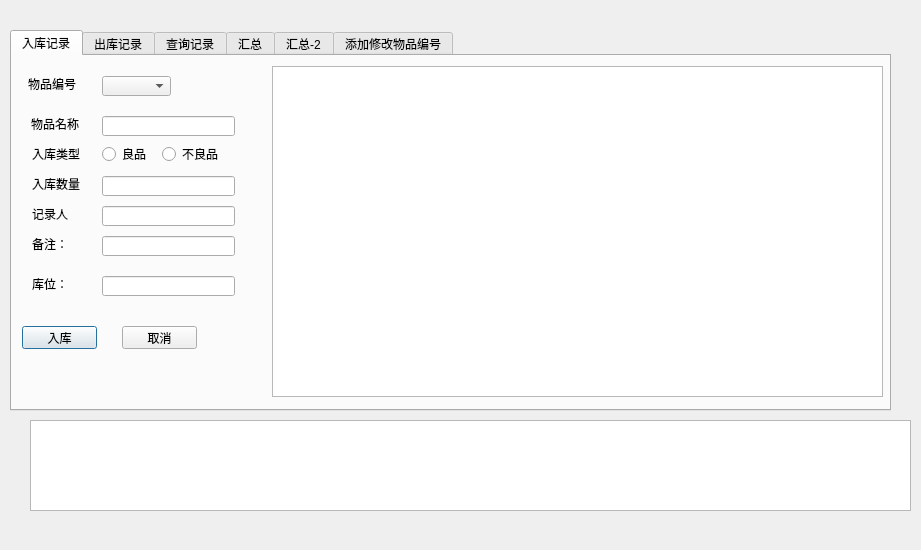
<?xml version="1.0" encoding="UTF-8"?>
<ui version="4.0">
 <class>Dialog</class>
 <widget class="QDialog" name="Dialog">
  <property name="geometry">
   <rect>
    <x>0</x>
    <y>0</y>
    <width>921</width>
    <height>550</height>
   </rect>
  </property>
  <property name="windowTitle">
   <string>Dialog</string>
  </property>
  <widget class="QTabWidget" name="tabWidget">
   <property name="geometry">
    <rect>
     <x>10</x>
     <y>30</y>
     <width>881</width>
     <height>381</height>
    </rect>
   </property>
   <property name="currentIndex">
    <number>0</number>
   </property>
   <widget class="QWidget" name="tab">
    <attribute name="title">
     <string>入库记录</string>
    </attribute>
    <widget class="QLabel" name="label">
     <property name="geometry">
      <rect>
       <x>16</x>
       <y>20</y>
       <width>48</width>
       <height>16</height>
      </rect>
     </property>
     <property name="text">
      <string>物品编号</string>
     </property>
    </widget>
    <widget class="QLabel" name="label_2">
     <property name="geometry">
      <rect>
       <x>19</x>
       <y>60</y>
       <width>48</width>
       <height>16</height>
      </rect>
     </property>
     <property name="text">
      <string>物品名称</string>
     </property>
    </widget>
    <widget class="QLabel" name="label_3">
     <property name="geometry">
      <rect>
       <x>20</x>
       <y>90</y>
       <width>48</width>
       <height>16</height>
      </rect>
     </property>
     <property name="text">
      <string>入库类型</string>
     </property>
    </widget>
    <widget class="QLabel" name="label_4">
     <property name="geometry">
      <rect>
       <x>20</x>
       <y>120</y>
       <width>48</width>
       <height>16</height>
      </rect>
     </property>
     <property name="text">
      <string>入库数量</string>
     </property>
    </widget>
    <widget class="QLabel" name="label_5">
     <property name="geometry">
      <rect>
       <x>20</x>
       <y>150</y>
       <width>36</width>
       <height>16</height>
      </rect>
     </property>
     <property name="text">
      <string>记录人</string>
     </property>
    </widget>
    <widget class="QLineEdit" name="lineEdit">
     <property name="geometry">
      <rect>
       <x>90</x>
       <y>60</y>
       <width>133</width>
       <height>20</height>
      </rect>
     </property>
    </widget>
    <widget class="QLineEdit" name="lineEdit_2">
     <property name="geometry">
      <rect>
       <x>90</x>
       <y>120</y>
       <width>133</width>
       <height>20</height>
      </rect>
     </property>
    </widget>
    <widget class="QLineEdit" name="lineEdit_4">
     <property name="geometry">
      <rect>
       <x>90</x>
       <y>150</y>
       <width>133</width>
       <height>20</height>
      </rect>
     </property>
    </widget>
    <widget class="QRadioButton" name="radioButton">
     <property name="geometry">
      <rect>
       <x>90</x>
       <y>90</y>
       <width>47</width>
       <height>16</height>
      </rect>
     </property>
     <property name="text">
      <string>良品</string>
     </property>
    </widget>
    <widget class="QRadioButton" name="radioButton_2">
     <property name="geometry">
      <rect>
       <x>150</x>
       <y>90</y>
       <width>59</width>
       <height>16</height>
      </rect>
     </property>
     <property name="text">
      <string>不良品</string>
     </property>
    </widget>
    <widget class="QComboBox" name="prono">
     <property name="geometry">
      <rect>
       <x>90</x>
       <y>20</y>
       <width>69</width>
       <height>20</height>
      </rect>
     </property>
    </widget>
    <widget class="QLabel" name="label_12">
     <property name="geometry">
      <rect>
       <x>20</x>
       <y>180</y>
       <width>36</width>
       <height>16</height>
      </rect>
     </property>
     <property name="text">
      <string>备注：</string>
     </property>
    </widget>
    <widget class="QPushButton" name="pushButton">
     <property name="geometry">
      <rect>
       <x>10</x>
       <y>270</y>
       <width>75</width>
       <height>23</height>
      </rect>
     </property>
     <property name="text">
      <string>入库</string>
     </property>
    </widget>
    <widget class="QLineEdit" name="lineEdit_8">
     <property name="geometry">
      <rect>
       <x>90</x>
       <y>180</y>
       <width>133</width>
       <height>20</height>
      </rect>
     </property>
    </widget>
    <widget class="QPushButton" name="pushButton_2">
     <property name="geometry">
      <rect>
       <x>110</x>
       <y>270</y>
       <width>75</width>
       <height>23</height>
      </rect>
     </property>
     <property name="text">
      <string>取消</string>
     </property>
    </widget>
    <widget class="QTableView" name="tableView_2">
     <property name="geometry">
      <rect>
       <x>260</x>
       <y>10</y>
       <width>611</width>
       <height>331</height>
      </rect>
     </property>
    </widget>
    <widget class="QLineEdit" name="lineEdit_12">
     <property name="geometry">
      <rect>
       <x>90</x>
       <y>220</y>
       <width>133</width>
       <height>20</height>
      </rect>
     </property>
    </widget>
    <widget class="QLabel" name="label_30">
     <property name="geometry">
      <rect>
       <x>20</x>
       <y>220</y>
       <width>36</width>
       <height>16</height>
      </rect>
     </property>
     <property name="text">
      <string>库位：</string>
     </property>
    </widget>
   </widget>
   <widget class="QWidget" name="tab_3">
    <attribute name="title">
     <string>出库记录</string>
    </attribute>
    <widget class="QRadioButton" name="radioButton_3">
     <property name="geometry">
      <rect>
       <x>160</x>
       <y>90</y>
       <width>61</width>
       <height>16</height>
      </rect>
     </property>
     <property name="text">
      <string>不良品</string>
     </property>
    </widget>
    <widget class="QLineEdit" name="lineEdit_5">
     <property name="geometry">
      <rect>
       <x>90</x>
       <y>200</y>
       <width>113</width>
       <height>20</height>
      </rect>
     </property>
    </widget>
    <widget class="QPushButton" name="pushButton_3">
     <property name="geometry">
      <rect>
       <x>10</x>
       <y>290</y>
       <width>75</width>
       <height>23</height>
      </rect>
     </property>
     <property name="text">
      <string>出库</string>
     </property>
    </widget>
    <widget class="QLabel" name="label_6">
     <property name="geometry">
      <rect>
       <x>20</x>
       <y>30</y>
       <width>54</width>
       <height>12</height>
      </rect>
     </property>
     <property name="text">
      <string>物品编号</string>
     </property>
    </widget>
    <widget class="QLineEdit" name="lineEdit_3">
     <property name="geometry">
      <rect>
       <x>90</x>
       <y>60</y>
       <width>113</width>
       <height>20</height>
      </rect>
     </property>
    </widget>
    <widget class="QLabel" name="label_7">
     <property name="geometry">
      <rect>
       <x>20</x>
       <y>90</y>
       <width>54</width>
       <height>12</height>
      </rect>
     </property>
     <property name="text">
      <string>出库类型</string>
     </property>
    </widget>
    <widget class="QLabel" name="label_8">
     <property name="geometry">
      <rect>
       <x>20</x>
       <y>120</y>
       <width>54</width>
       <height>12</height>
      </rect>
     </property>
     <property name="text">
      <string>出库数量</string>
     </property>
    </widget>
    <widget class="QLabel" name="label_9">
     <property name="geometry">
      <rect>
       <x>20</x>
       <y>200</y>
       <width>54</width>
       <height>12</height>
      </rect>
     </property>
     <property name="text">
      <string>记录人</string>
     </property>
    </widget>
    <widget class="QRadioButton" name="radioButton_4">
     <property name="geometry">
      <rect>
       <x>90</x>
       <y>90</y>
       <width>51</width>
       <height>16</height>
      </rect>
     </property>
     <property name="text">
      <string>良品</string>
     </property>
    </widget>
    <widget class="QLabel" name="label_10">
     <property name="geometry">
      <rect>
       <x>20</x>
       <y>60</y>
       <width>54</width>
       <height>12</height>
      </rect>
     </property>
     <property name="text">
      <string>物品名称</string>
     </property>
    </widget>
    <widget class="QPushButton" name="pushButton_4">
     <property name="geometry">
      <rect>
       <x>110</x>
       <y>290</y>
       <width>75</width>
       <height>23</height>
      </rect>
     </property>
     <property name="text">
      <string>取消</string>
     </property>
    </widget>
    <widget class="QLineEdit" name="lineEdit_6">
     <property name="geometry">
      <rect>
       <x>90</x>
       <y>120</y>
       <width>113</width>
       <height>20</height>
      </rect>
     </property>
    </widget>
    <widget class="QLineEdit" name="lineEdit_7">
     <property name="geometry">
      <rect>
       <x>90</x>
       <y>160</y>
       <width>113</width>
       <height>20</height>
      </rect>
     </property>
     <property name="text">
      <string/>
     </property>
    </widget>
    <widget class="QLabel" name="label_11">
     <property name="geometry">
      <rect>
       <x>20</x>
       <y>160</y>
       <width>54</width>
       <height>12</height>
      </rect>
     </property>
     <property name="text">
      <string>领用人</string>
     </property>
    </widget>
    <widget class="QComboBox" name="comboBox">
     <property name="geometry">
      <rect>
       <x>90</x>
       <y>30</y>
       <width>81</width>
       <height>22</height>
      </rect>
     </property>
    </widget>
    <widget class="QTableView" name="tableView_5">
     <property name="geometry">
      <rect>
       <x>240</x>
       <y>10</y>
       <width>631</width>
       <height>331</height>
      </rect>
     </property>
    </widget>
    <widget class="QLabel" name="label_29">
     <property name="geometry">
      <rect>
       <x>20</x>
       <y>230</y>
       <width>54</width>
       <height>12</height>
      </rect>
     </property>
     <property name="text">
      <string>备注</string>
     </property>
    </widget>
    <widget class="QLineEdit" name="lineEdit_21">
     <property name="geometry">
      <rect>
       <x>90</x>
       <y>230</y>
       <width>113</width>
       <height>20</height>
      </rect>
     </property>
    </widget>
    <widget class="QLineEdit" name="lineEdit_13">
     <property name="geometry">
      <rect>
       <x>90</x>
       <y>260</y>
       <width>133</width>
       <height>20</height>
      </rect>
     </property>
    </widget>
    <widget class="QLabel" name="label_31">
     <property name="geometry">
      <rect>
       <x>20</x>
       <y>260</y>
       <width>36</width>
       <height>16</height>
      </rect>
     </property>
     <property name="text">
      <string>库位：</string>
     </property>
    </widget>
   </widget>
   <widget class="QWidget" name="tab_2">
    <attribute name="title">
     <string>查询记录</string>
    </attribute>
    <widget class="QRadioButton" name="radioButton_5">
     <property name="geometry">
      <rect>
       <x>30</x>
       <y>80</y>
       <width>51</width>
       <height>16</height>
      </rect>
     </property>
     <property name="text">
      <string>良品</string>
     </property>
    </widget>
    <widget class="QLabel" name="label_15">
     <property name="geometry">
      <rect>
       <x>10</x>
       <y>20</y>
       <width>54</width>
       <height>12</height>
      </rect>
     </property>
     <property name="text">
      <string>物品编号：</string>
     </property>
    </widget>
    <widget class="QLineEdit" name="lineEdit_11">
     <property name="geometry">
      <rect>
       <x>80</x>
       <y>50</y>
       <width>113</width>
       <height>20</height>
      </rect>
     </property>
    </widget>
    <widget class="QComboBox" name="comboBox_2">
     <property name="geometry">
      <rect>
       <x>80</x>
       <y>10</y>
       <width>69</width>
       <height>22</height>
      </rect>
     </property>
    </widget>
    <widget class="QLabel" name="label_16">
     <property name="geometry">
      <rect>
       <x>10</x>
       <y>50</y>
       <width>54</width>
       <height>12</height>
      </rect>
     </property>
     <property name="text">
      <string>物品名称：</string>
     </property>
    </widget>
    <widget class="QRadioButton" name="radioButton_6">
     <property name="geometry">
      <rect>
       <x>100</x>
       <y>80</y>
       <width>71</width>
       <height>16</height>
      </rect>
     </property>
     <property name="text">
      <string>不良品</string>
     </property>
    </widget>
    <widget class="QPushButton" name="pushButton_8">
     <property name="geometry">
      <rect>
       <x>30</x>
       <y>110</y>
       <width>75</width>
       <height>23</height>
      </rect>
     </property>
     <property name="text">
      <string>查询库存</string>
     </property>
    </widget>
    <widget class="QTableView" name="tableView_3">
     <property name="geometry">
      <rect>
       <x>210</x>
       <y>30</y>
       <width>661</width>
       <height>141</height>
      </rect>
     </property>
    </widget>
    <widget class="QTableView" name="tableView_4">
     <property name="geometry">
      <rect>
       <x>210</x>
       <y>200</y>
       <width>661</width>
       <height>151</height>
      </rect>
     </property>
    </widget>
    <widget class="QLabel" name="label_17">
     <property name="geometry">
      <rect>
       <x>210</x>
       <y>10</y>
       <width>54</width>
       <height>12</height>
      </rect>
     </property>
     <property name="text">
      <string>入库记录：</string>
     </property>
    </widget>
    <widget class="QLabel" name="label_18">
     <property name="geometry">
      <rect>
       <x>210</x>
       <y>180</y>
       <width>54</width>
       <height>12</height>
      </rect>
     </property>
     <property name="text">
      <string>出库记录：</string>
     </property>
    </widget>
    <widget class="QWidget" name="layoutWidget">
     <property name="geometry">
      <rect>
       <x>20</x>
       <y>150</y>
       <width>98</width>
       <height>176</height>
      </rect>
     </property>
     <layout class="QVBoxLayout" name="verticalLayout">
      <item>
       <widget class="QLabel" name="label_23">
        <property name="text">
         <string>入库总数：</string>
        </property>
       </widget>
      </item>
      <item>
       <widget class="QLabel" name="label_24">
        <property name="text">
         <string>0</string>
        </property>
       </widget>
      </item>
      <item>
       <widget class="QLabel" name="label_19">
        <property name="text">
         <string>入库存数：</string>
        </property>
       </widget>
      </item>
      <item>
       <widget class="QLabel" name="label_21">
        <property name="text">
         <string>0</string>
        </property>
       </widget>
      </item>
      <item>
       <widget class="QLabel" name="label_20">
        <property name="text">
         <string>出库总数：</string>
        </property>
       </widget>
      </item>
      <item>
       <widget class="QLabel" name="label_22">
        <property name="text">
         <string>0</string>
        </property>
       </widget>
      </item>
      <item>
       <widget class="QLabel" name="label_25">
        <property name="text">
         <string>出库数量：</string>
        </property>
       </widget>
      </item>
      <item>
       <widget class="QLabel" name="label_26">
        <property name="text">
         <string>0</string>
        </property>
       </widget>
      </item>
      <item>
       <widget class="QLabel" name="label_27">
        <property name="text">
         <string>目前库存数量：</string>
        </property>
       </widget>
      </item>
      <item>
       <widget class="QLabel" name="label_28">
        <property name="text">
         <string>0</string>
        </property>
       </widget>
      </item>
     </layout>
    </widget>
   </widget>
   <widget class="QWidget" name="tab_5">
    <attribute name="title">
     <string>汇总</string>
    </attribute>
    <widget class="QPushButton" name="pushButton_9">
     <property name="geometry">
      <rect>
       <x>0</x>
       <y>120</y>
       <width>75</width>
       <height>23</height>
      </rect>
     </property>
     <property name="text">
      <string>入库汇总</string>
     </property>
    </widget>
    <widget class="QPushButton" name="pushButton_10">
     <property name="geometry">
      <rect>
       <x>420</x>
       <y>120</y>
       <width>75</width>
       <height>23</height>
      </rect>
     </property>
     <property name="text">
      <string>出库汇总</string>
     </property>
    </widget>
    <widget class="QTableView" name="tableView_6">
     <property name="geometry">
      <rect>
       <x>70</x>
       <y>10</y>
       <width>341</width>
       <height>341</height>
      </rect>
     </property>
    </widget>
    <widget class="QTableView" name="tableView_7">
     <property name="geometry">
      <rect>
       <x>500</x>
       <y>10</y>
       <width>351</width>
       <height>341</height>
      </rect>
     </property>
    </widget>
   </widget>
   <widget class="QWidget" name="tab_6">
    <attribute name="title">
     <string>汇总-2</string>
    </attribute>
    <widget class="QTableView" name="tableView_8">
     <property name="geometry">
      <rect>
       <x>170</x>
       <y>10</y>
       <width>601</width>
       <height>331</height>
      </rect>
     </property>
    </widget>
    <widget class="QPushButton" name="pushButton_11">
     <property name="geometry">
      <rect>
       <x>60</x>
       <y>80</y>
       <width>75</width>
       <height>23</height>
      </rect>
     </property>
     <property name="text">
      <string>库存汇总</string>
     </property>
    </widget>
   </widget>
   <widget class="QWidget" name="tab_4">
    <attribute name="title">
     <string>添加修改物品编号</string>
    </attribute>
    <widget class="QTableView" name="tableView">
     <property name="geometry">
      <rect>
       <x>260</x>
       <y>30</y>
       <width>341</width>
       <height>231</height>
      </rect>
     </property>
    </widget>
    <widget class="QWidget" name="gridLayoutWidget">
     <property name="geometry">
      <rect>
       <x>20</x>
       <y>40</y>
       <width>221</width>
       <height>91</height>
      </rect>
     </property>
     <layout class="QGridLayout" name="gridLayout">
      <item row="0" column="0">
       <layout class="QVBoxLayout" name="verticalLayout_2">
        <item>
         <widget class="QLabel" name="label_13">
          <property name="text">
           <string>物品编号</string>
          </property>
         </widget>
        </item>
        <item>
         <widget class="QLabel" name="label_14">
          <property name="text">
           <string>物品名称</string>
          </property>
         </widget>
        </item>
       </layout>
      </item>
      <item row="0" column="1">
       <layout class="QVBoxLayout" name="verticalLayout_3">
        <item>
         <widget class="QLineEdit" name="lineEdit_9"/>
        </item>
        <item>
         <widget class="QLineEdit" name="lineEdit_10"/>
        </item>
       </layout>
      </item>
      <item row="1" column="0" colspan="2">
       <layout class="QHBoxLayout" name="horizontalLayout">
        <item>
         <widget class="QPushButton" name="pushButton_5">
          <property name="text">
           <string>添加</string>
          </property>
         </widget>
        </item>
        <item>
         <widget class="QPushButton" name="pushButton_6">
          <property name="text">
           <string>修改</string>
          </property>
         </widget>
        </item>
        <item>
         <widget class="QPushButton" name="pushButton_7">
          <property name="text">
           <string>删除</string>
          </property>
         </widget>
        </item>
       </layout>
      </item>
     </layout>
    </widget>
   </widget>
  </widget>
  <widget class="QTextEdit" name="textEdit">
   <property name="geometry">
    <rect>
     <x>30</x>
     <y>420</y>
     <width>881</width>
     <height>91</height>
    </rect>
   </property>
   <property name="html">
    <string>&lt;!DOCTYPE HTML PUBLIC &quot;-//W3C//DTD HTML 4.0//EN&quot; &quot;http://www.w3.org/TR/REC-html40/strict.dtd&quot;&gt;
&lt;html&gt;&lt;head&gt;&lt;meta name=&quot;qrichtext&quot; content=&quot;1&quot; /&gt;&lt;style type=&quot;text/css&quot;&gt;
p, li { white-space: pre-wrap; }
&lt;/style&gt;&lt;/head&gt;&lt;body style=&quot; font-family:'SimSun'; font-size:9pt; font-weight:400; font-style:normal;&quot;&gt;
&lt;p style=&quot;-qt-paragraph-type:empty; margin-top:0px; margin-bottom:0px; margin-left:0px; margin-right:0px; -qt-block-indent:0; text-indent:0px;&quot;&gt;&lt;br /&gt;&lt;/p&gt;&lt;/body&gt;&lt;/html&gt;</string>
   </property>
  </widget>
 </widget>
 <tabstops>
  <tabstop>pushButton_7</tabstop>
  <tabstop>tableView</tabstop>
  <tabstop>textEdit</tabstop>
  <tabstop>radioButton_2</tabstop>
  <tabstop>lineEdit_2</tabstop>
  <tabstop>lineEdit_4</tabstop>
  <tabstop>lineEdit_8</tabstop>
  <tabstop>lineEdit_12</tabstop>
  <tabstop>pushButton</tabstop>
  <tabstop>pushButton_2</tabstop>
  <tabstop>tableView_2</tabstop>
  <tabstop>tabWidget</tabstop>
  <tabstop>comboBox</tabstop>
  <tabstop>lineEdit_3</tabstop>
  <tabstop>radioButton_4</tabstop>
  <tabstop>radioButton_3</tabstop>
  <tabstop>lineEdit_6</tabstop>
  <tabstop>lineEdit_7</tabstop>
  <tabstop>lineEdit_5</tabstop>
  <tabstop>lineEdit_21</tabstop>
  <tabstop>lineEdit_13</tabstop>
  <tabstop>pushButton_3</tabstop>
  <tabstop>pushButton_4</tabstop>
  <tabstop>tableView_5</tabstop>
  <tabstop>prono</tabstop>
  <tabstop>comboBox_2</tabstop>
  <tabstop>lineEdit_11</tabstop>
  <tabstop>radioButton_5</tabstop>
  <tabstop>radioButton_6</tabstop>
  <tabstop>pushButton_8</tabstop>
  <tabstop>tableView_3</tabstop>
  <tabstop>tableView_4</tabstop>
  <tabstop>lineEdit</tabstop>
  <tabstop>tableView_6</tabstop>
  <tabstop>pushButton_9</tabstop>
  <tabstop>pushButton_10</tabstop>
  <tabstop>tableView_7</tabstop>
  <tabstop>radioButton</tabstop>
  <tabstop>pushButton_11</tabstop>
  <tabstop>tableView_8</tabstop>
  <tabstop>lineEdit_9</tabstop>
  <tabstop>lineEdit_10</tabstop>
  <tabstop>pushButton_5</tabstop>
  <tabstop>pushButton_6</tabstop>
 </tabstops>
 <resources/>
 <connections/>
</ui>
